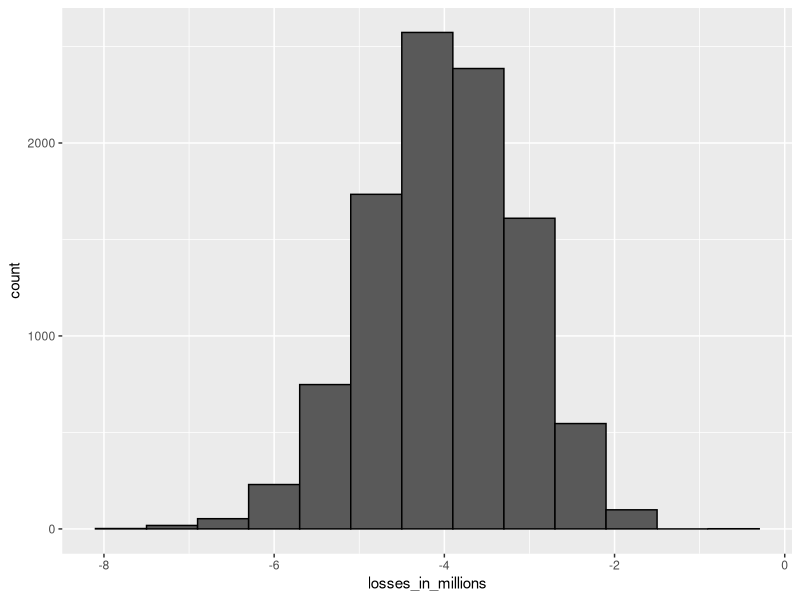
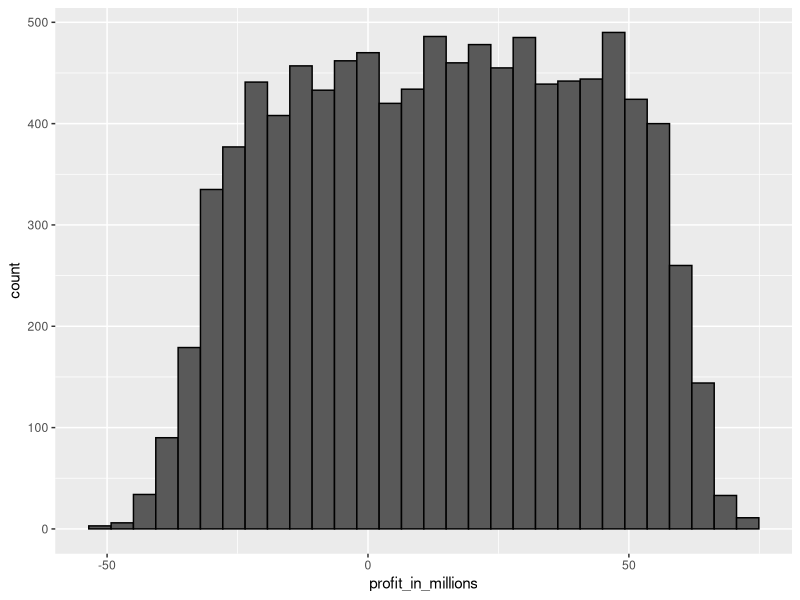

Reproduce these figures in R, in order.
library(tidyverse)
library(dslabs)
data(death_prob)

# Interest rate sampling model
n <- 1000
loss_per_loan <- -200000
p <- 0.02
defaults <- sample( c(0,1), n, prob=c(1-p, p), replace = TRUE)
sum(defaults * loss_per_loan)


# Interest rate Monte Carlo simulation
B <- 10000
losses <- replicate(B, {
	defaults <- sample( c(0,1), n, prob=c(1-p, p), replace = TRUE) 
	sum(defaults * loss_per_loan)
})


# Plotting expected losses
data.frame(losses_in_millions = losses/10^6) %>%
	ggplot(aes(losses_in_millions)) +
	geom_histogram(binwidth = 0.6, col = "black")


# Expected value and standard error of the sum of 1000 loans
n*(p*loss_per_loan + (1-p)*0)    # expected value 
sqrt(n)*abs(loss_per_loan)*sqrt(p*(1-p))    # standard error


# Calculating interest rates for expected value 0
x <- - loss_per_loan*p/(1-p)
x/18000 # How much per loan


# Calculating interest rate for 1% probability of losing money
l <- loss_per_loan
z <- qnorm(0.01)
x <- -l*( n*p - z*sqrt(n*p*(1-p)))/ ( n*(1-p) + z*sqrt(n*p*(1-p)))
x/180000    # interest rate
loss_per_loan*p + x*(1-p)    # expected value of the profit per loan
n*(loss_per_loan*p + x*(1-p)) # expected value of the profit over n loans


# Expected value with higher default rate and interest rate
p <- .04
loss_per_foreclosure <- -200000
r <- 0.05
x <- r*180000
loss_per_foreclosure*p + x*(1-p)


# Calculating number of loans for desired probability of losing money
z <- qnorm(0.01)
l <- loss_per_foreclosure
n <- ceiling((z^2*(x-l)^2*p*(1-p))/(l*p + x*(1-p))^2)
n    # number of loans required
n*(loss_per_foreclosure*p + x * (1-p))    # expected profit over n loans


# Monte Carlo simulation with known default probability
B <- 10000
p <- 0.04
x <- 0.05 * 180000
profit <- replicate(B, {
	draws <- sample( c(x, loss_per_foreclosure), n, 
									 prob=c(1-p, p), replace = TRUE) 
	sum(draws)
})
mean(profit<0)
mean(profit)


# Monte Carlo simulation with unknown default probability
B <- 10000
p <- 0.04
x <- 0.05*180000
profit <- replicate(B, {
	new_p <- 0.04 + sample(seq(-0.01, 0.01, length = 100), 1)
	draws <- sample( c(x, loss_per_loan), n, 
									 prob=c(1-new_p, new_p), replace = TRUE)
	sum(draws)
})
mean(profit)    # expected profit
mean(profit < 0)    # probability of losing money
mean(profit < -10000000)    # probability of losing over $10 million


# Distribution of the previous Monte Carlo simulation
data.frame(profit_in_millions = profit/10^6) %>%
	ggplot(aes(profit_in_millions)) +
	geom_histogram(col = "black")
